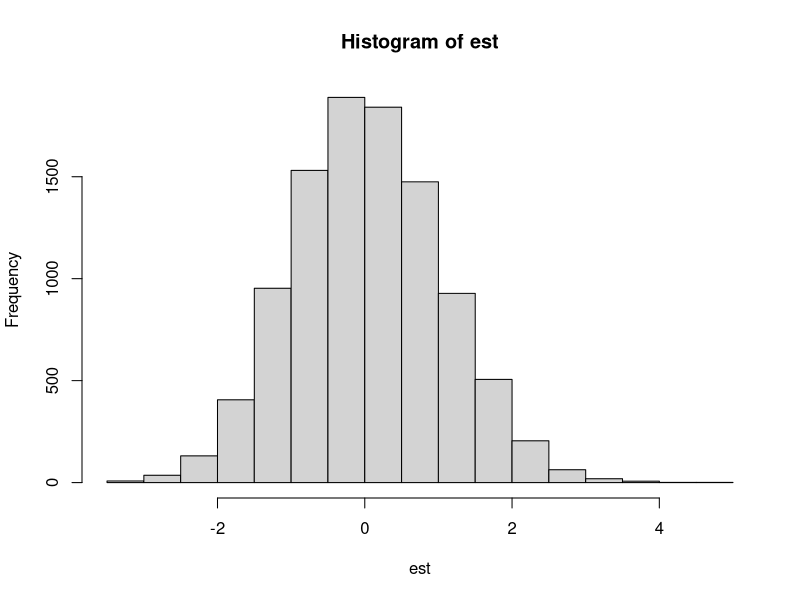
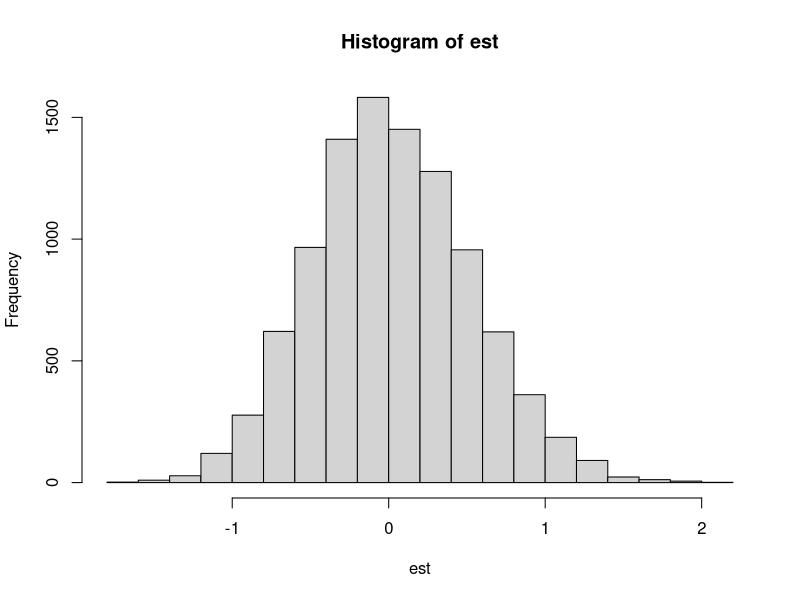
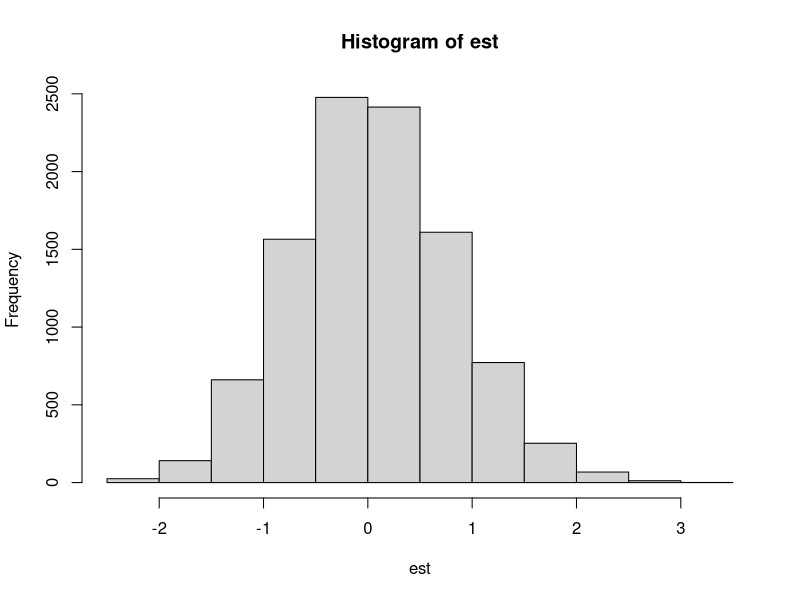
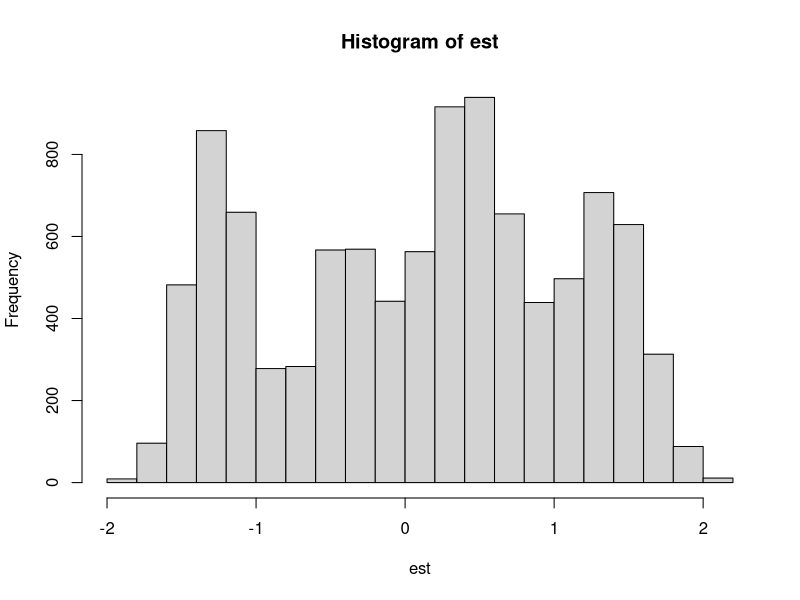

Generate these figures, in order, with R:
## ---- chunk 1
#| echo: true
n <- 100
n1 <- 60
n0 <- 40
y0 <- sort(rexp(n), decreasing = TRUE)
tau <- 1
y1 <- y0 + tau
## ---- chunk 2
cbind(y0, y1)
## ---- chunk 3
#| echo: true
z <- sample(c(rep(1, n1), rep(0, n0)))
tau_hat <- mean(y1[z == 1]) - mean(y0[z == 0])
tau_hat
V_hat <- var(y1[z == 1]) / n1 + var(y0[z == 0]) / n0
V_hat
intervalo_confianca <- c(tau_hat - 1.96 * sqrt(V_hat), tau_hat + 1.96 * sqrt(V_hat))
intervalo_confianca
var_hat_tau <- n0 * var(y1) / (n1 * n) + n1 * var(y0) / (n0 * n) + 2*cov(y1, y0) / n
var_hat_tau
## ---- chunk 4
#| echo: true
tau_hat_p <- c()
V_hat_p <- c()
lim_sup <- c()
lim_inf <- c()
est <- c()
for (i in 1:10^4) {
  z_permut <- sample(z)
  tau_hat_p[i] <- mean(y1[z_permut == 1]) - mean(y0[z_permut == 0])
  V_hat_p[i] <- var(y1[z_permut == 1]) / n1 + var(y0[z_permut == 0]) / n0
  lim_sup[i] <- tau_hat_p[i] + 1.96*sqrt(V_hat_p[i])
  lim_inf[i] <- tau_hat_p[i] - 1.96*sqrt(V_hat_p[i])
  est[i] <- (tau_hat_p[i] - tau) / sqrt(V_hat_p[i])
}
mean(V_hat_p)
## ---- chunk 5
#| echo: true
cobertura <- c()
for (i in 1:10^4) {
  cobertura[i] <- ifelse(lim_inf[i] < tau && tau < lim_sup[i], 1, 0)
}
mean(cobertura)
## ---- chunk 6
#| echo: true
hist(est)
## ---- chunk 7
#| echo: true
y0 <- sort(y0, decreasing = FALSE)
## ---- chunk 8
#| echo: true
tau_hat_p <- c()
V_hat_p <- c()
lim_sup <- c()
lim_inf <- c()
cobertura <- c()
for (i in 1:10^4) {
  z_permut <- sample(z)
  tau_hat_p[i] <- mean(y1[z_permut == 1]) - mean(y0[z_permut == 0])
  V_hat_p[i] <- var(y1[z_permut == 1]) / n1 + var(y0[z_permut == 0]) / n0
  lim_sup[i] <- tau_hat_p[i] + 1.96*sqrt(V_hat_p[i])
  lim_inf[i] <- tau_hat_p[i] - 1.96*sqrt(V_hat_p[i])
  cobertura[i] <- ifelse(lim_inf[i] < tau && tau < lim_sup[i], 1, 0)
  est[i] <- (tau_hat_p[i] - tau) / sqrt(V_hat_p[i])
}
mean(cobertura)
## ---- chunk 9
#| echo: true
hist(est)
## ---- chunk 10
#| echo: true
y0 <- sample(y0)
## ---- chunk 11
#| echo: true
tau_hat_p <- c()
V_hat_p <- c()
lim_sup <- c()
lim_inf <- c()
cobertura <- c()
for (i in 1:10^4) {
  z_permut <- sample(z)
  tau_hat_p[i] <- mean(y1[z_permut == 1]) - mean(y0[z_permut == 0])
  V_hat_p[i] <- var(y1[z_permut == 1]) / n1 + var(y0[z_permut == 0]) / n0
  lim_sup[i] <- tau_hat_p[i] + 1.96*sqrt(V_hat_p[i])
  lim_inf[i] <- tau_hat_p[i] - 1.96*sqrt(V_hat_p[i])
  cobertura[i] <- ifelse(lim_inf[i] < tau && tau < lim_sup[i], 1, 0)
  est[i] <- (tau_hat_p[i] - tau) / sqrt(V_hat_p[i])
}
mean(cobertura)
## ---- chunk 12
#| echo: true
hist(est)
## ---- chunk 13
#| echo: true
set.seed(123)
eps <- rbinom(n, 1, 0.4)
y0 <- (1 - eps) * rexp(n) + eps*rcauchy(n)
tau <- 1
y1 <- y0 + tau

tau_hat_p <- c()
V_hat_p <- c()
lim_sup <- c()
lim_inf <- c()
cobertura <- c()
est <- c()
for (i in 1:10^4) {
  z_permut <- sample(z)
  tau_hat_p[i] <- mean(y1[z_permut == 1]) - mean(y0[z_permut == 0])
  V_hat_p[i] <- var(y1[z_permut == 1]) / n1 + var(y0[z_permut == 0]) / n0
  lim_sup[i] <- tau_hat_p[i] + 1.96*sqrt(V_hat_p[i])
  lim_inf[i] <- tau_hat_p[i] - 1.96*sqrt(V_hat_p[i])
  cobertura[i] <- ifelse(lim_inf[i] < tau && tau < lim_sup[i], 1, 0)
  est[i] <- (tau_hat_p[i] - tau) / sqrt(V_hat_p[i])
}
mean(cobertura)
## ---- chunk 14
#| echo: true
hist(est)
## ---- chunk 15
#| echo: true
library(Matching)
data(lalonde)
n <- nrow(lalonde)

z <- lalonde$treat
y <- lalonde$re78

n1 <- sum(z)
n0 <- n - n1
## ---- chunk 16
#| echo: true
tau_hat <- mean(y[z == 1]) - mean(y[z == 0])
V_hat <- var(y[z == 1]) / n1 + var(y[z == 0]) / n0
se_hat <- sqrt(V_hat)
c(tau_hat, V_hat, se_hat)
## ---- chunk 17
#| echo: true
modelo <- lm(y ~ z)
summary(modelo)$coef
## ---- chunk 18
#| echo: true
library(car)
se_EHW <- sqrt(hccm(modelo, type = "hc0")[2, 2])
se_hc2 <- sqrt(hccm(modelo, type = "hc2")[2, 2])
c(se_EHW, se_hc2)
## ---- chunk 19
#| echo: true
c(qnorm(0.975), qnorm(0.995), qnorm(0.9975))
